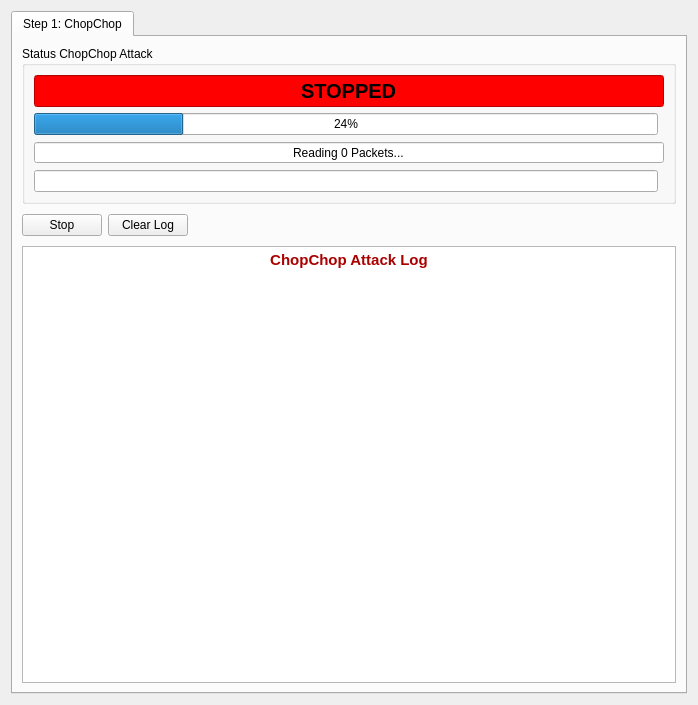
<?xml version="1.0" encoding="UTF-8"?>
<ui version="4.0">
 <class>chopChop</class>
 <widget class="QWidget" name="chopChop">
  <property name="geometry">
   <rect>
    <x>0</x>
    <y>0</y>
    <width>698</width>
    <height>705</height>
   </rect>
  </property>
  <property name="windowTitle">
   <string>Form</string>
  </property>
  <layout class="QGridLayout" name="gridLayout_3">
   <item row="0" column="0">
    <widget class="QTabWidget" name="tabWidget">
     <property name="enabled">
      <bool>true</bool>
     </property>
     <property name="focusPolicy">
      <enum>Qt::ClickFocus</enum>
     </property>
     <property name="currentIndex">
      <number>0</number>
     </property>
     <widget class="QWidget" name="tabChop">
      <attribute name="title">
       <string>Step 1: ChopChop</string>
      </attribute>
      <layout class="QGridLayout" name="gridLayout_2">
       <item row="1" column="0">
        <widget class="QPushButton" name="pushButtonStop">
         <property name="text">
          <string>Stop</string>
         </property>
         <property name="icon">
          <iconset resource="../icons.qrc">
           <normaloff>:/icons/icons/cnrdelete-all.png</normaloff>:/icons/icons/cnrdelete-all.png</iconset>
         </property>
        </widget>
       </item>
       <item row="1" column="1">
        <widget class="QPushButton" name="pushButtonLog">
         <property name="text">
          <string>Clear Log</string>
         </property>
         <property name="icon">
          <iconset resource="../icons.qrc">
           <normaloff>:/icons/icons/CleanUp.png</normaloff>:/icons/icons/CleanUp.png</iconset>
         </property>
        </widget>
       </item>
       <item row="1" column="2">
        <spacer name="horizontalSpacer">
         <property name="orientation">
          <enum>Qt::Horizontal</enum>
         </property>
         <property name="sizeHint" stdset="0">
          <size>
           <width>536</width>
           <height>30</height>
          </size>
         </property>
        </spacer>
       </item>
       <item row="2" column="0" colspan="3">
        <widget class="QTextEdit" name="textEdit">
         <property name="readOnly">
          <bool>true</bool>
         </property>
         <property name="html">
          <string>&lt;!DOCTYPE HTML PUBLIC &quot;-//W3C//DTD HTML 4.0//EN&quot; &quot;http://www.w3.org/TR/REC-html40/strict.dtd&quot;&gt;
&lt;html&gt;&lt;head&gt;&lt;meta name=&quot;qrichtext&quot; content=&quot;1&quot; /&gt;&lt;style type=&quot;text/css&quot;&gt;
p, li { white-space: pre-wrap; }
&lt;/style&gt;&lt;/head&gt;&lt;body style=&quot; font-family:'Sans Serif'; font-size:9pt; font-weight:400; font-style:normal;&quot;&gt;
&lt;table border=&quot;0&quot; style=&quot;-qt-table-type: root; margin-top:4px; margin-bottom:4px; margin-left:4px; margin-right:4px;&quot;&gt;
&lt;tr&gt;
&lt;td style=&quot;border: none;&quot;&gt;
&lt;p align=&quot;center&quot; style=&quot; margin-top:0px; margin-bottom:0px; margin-left:0px; margin-right:0px; -qt-block-indent:0; text-indent:0px;&quot;&gt;&lt;span style=&quot; font-family:'Ubuntu'; font-size:11pt; font-weight:600; color:#aa0000;&quot;&gt;ChopChop Attack Log&lt;/span&gt;&lt;/p&gt;
&lt;p align=&quot;center&quot; style=&quot;-qt-paragraph-type:empty; margin-top:0px; margin-bottom:0px; margin-left:0px; margin-right:0px; -qt-block-indent:0; text-indent:0px; font-family:'Ubuntu'; font-size:11pt; font-weight:600; color:#aa0000;&quot;&gt;&lt;/p&gt;
&lt;p align=&quot;center&quot; style=&quot;-qt-paragraph-type:empty; margin-top:0px; margin-bottom:0px; margin-left:0px; margin-right:0px; -qt-block-indent:0; text-indent:0px; font-family:'Ubuntu'; font-size:11pt; color:#000000;&quot;&gt;&lt;/p&gt;&lt;/td&gt;&lt;/tr&gt;&lt;/table&gt;&lt;/body&gt;&lt;/html&gt;</string>
         </property>
         <property name="textInteractionFlags">
          <set>Qt::TextBrowserInteraction</set>
         </property>
        </widget>
       </item>
       <item row="0" column="0" colspan="3">
        <widget class="QGroupBox" name="groupBoxStatus">
         <property name="title">
          <string>Status ChopChop Attack</string>
         </property>
         <layout class="QGridLayout" name="gridLayout">
          <item row="0" column="0" colspan="2">
           <widget class="QLineEdit" name="lineEditStatus">
            <property name="font">
             <font>
              <pointsize>15</pointsize>
              <weight>75</weight>
              <bold>true</bold>
             </font>
            </property>
            <property name="styleSheet">
             <string notr="true">background-color: rgb(255, 0, 0);</string>
            </property>
            <property name="text">
             <string>STOPPED</string>
            </property>
            <property name="alignment">
             <set>Qt::AlignCenter</set>
            </property>
            <property name="readOnly">
             <bool>true</bool>
            </property>
           </widget>
          </item>
          <item row="2" column="0" colspan="2">
           <widget class="QSpinBox" name="spinBoxReading">
            <property name="alignment">
             <set>Qt::AlignCenter</set>
            </property>
            <property name="readOnly">
             <bool>true</bool>
            </property>
            <property name="buttonSymbols">
             <enum>QAbstractSpinBox::NoButtons</enum>
            </property>
            <property name="suffix">
             <string> Packets...</string>
            </property>
            <property name="prefix">
             <string>Reading </string>
            </property>
            <property name="maximum">
             <number>9999999</number>
            </property>
           </widget>
          </item>
          <item row="3" column="0">
           <widget class="QLineEdit" name="lineEditSent">
            <property name="alignment">
             <set>Qt::AlignCenter</set>
            </property>
            <property name="readOnly">
             <bool>true</bool>
            </property>
           </widget>
          </item>
          <item row="1" column="0">
           <widget class="QProgressBar" name="progressBar">
            <property name="value">
             <number>24</number>
            </property>
            <property name="alignment">
             <set>Qt::AlignCenter</set>
            </property>
           </widget>
          </item>
         </layout>
        </widget>
       </item>
      </layout>
     </widget>
    </widget>
   </item>
  </layout>
 </widget>
 <resources>
  <include location="../icons.qrc"/>
 </resources>
 <connections/>
</ui>
